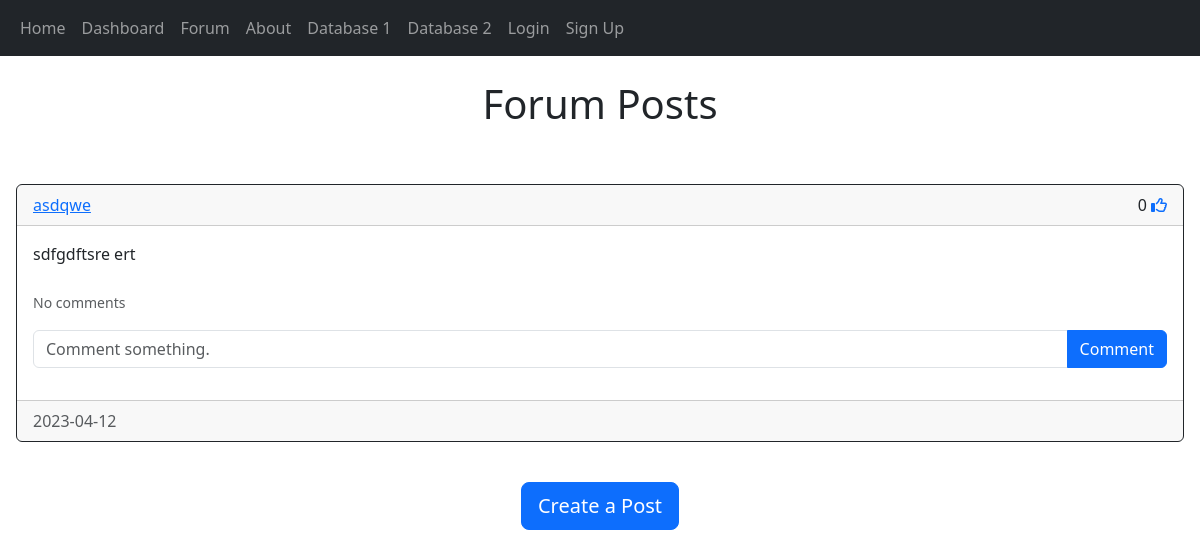
/forum, run on an earlier commit of the app's database.
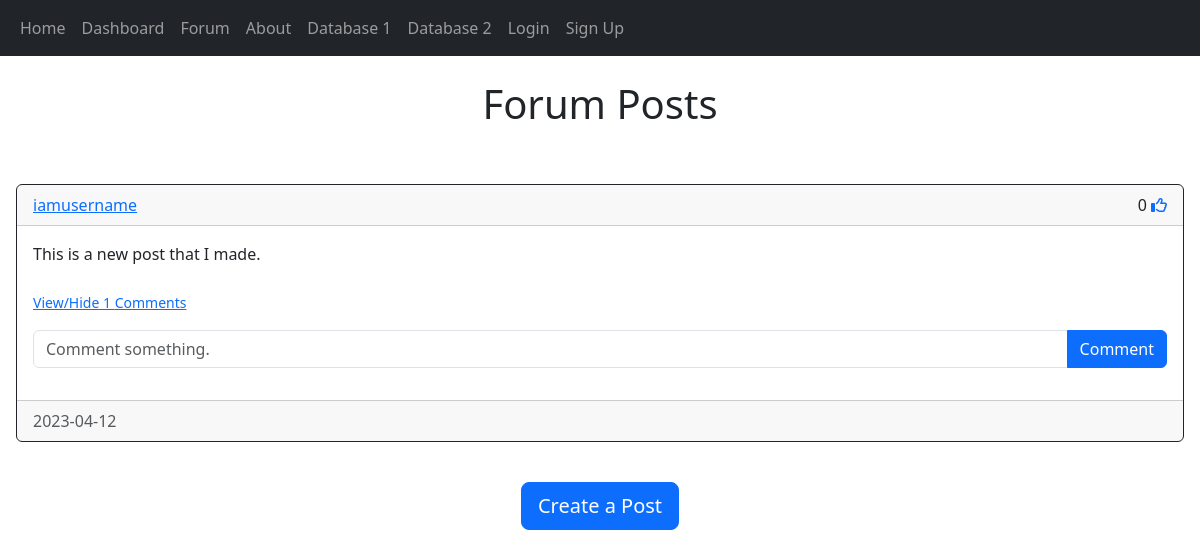
And on a later commit of the database.
### crayfish_analysis_app/models.py (models this page shows, shortened)
class Post(db.Model):
    __tablename__ = "post"
    id = db.Column(db.Integer, primary_key=True)
    date_created = db.Column(db.Date, nullable=True, default=datetime.utcnow)
    text = db.Column(db.Text, nullable=False)
    author = db.Column(db.Integer, db.ForeignKey('user.id', ondelete='CASCADE'), nullable=False)
    comments = db.relationship('Comment', backref='post', passive_deletes=True)
    likes = db.relationship('Like', backref='Post', passive_deletes=True)

class User(db.Model, UserMixin):
    __tablename__ = "user"
    id = db.Column(db.Integer, primary_key=True)
    date_created = db.Column(db.Date, nullable=True, default=datetime.utcnow)
    username = db.Column(db.String(150), unique=True, nullable=False)
    email = db.Column(db.String(150), unique=True, nullable=False)
    password = db.Column(db.String(150), nullable=False)
    posts = db.relationship('Post', backref='user', passive_deletes=True)
    comments = db.relationship('Comment', backref='user', passive_deletes=True)
    likes = db.relationship('Like', backref='user', passive_deletes=True)

### crayfish_analysis_app/views.py (the view)
@main_bp.route("/forum")
def forum():
    posts = Post.query.all()
    return render_template('forum.html', user=current_user, posts=posts)

### crayfish_analysis_app/templates/forum.html (shortened to what this page needs)
{% extends "posts_div.html" %}
{% block header1 %}Forum Posts{% endblock %}

### crayfish_analysis_app/templates/posts_div.html (shortened to what this page needs)
{% extends "base.html" %}
{% block content%}
<br />
<h1 style="text-align: center">{% block header1 %}{% endblock %}</h1>
<br />
<div class="card border-0">
    <div class="card-body">
      <div>
        <div id="posts">
            {% for post in posts %}
            <div class="card border-dark">
                <div class="card-header d-flex justify-content-between align-items-center">
                    <a href="/posts/{{post.user.username}}">{{post.user.username}}</a>
                    <div>
                        {{post.likes|length}}
                        {% if user.id in post.likes|map(attribute="author")|list %}
                        <a href="/like-post/{{post.id}}"><i class="fas fa-thumbs-up"></i></a>
                        {% else %}
                        <a href="/like-post/{{post.id}}"><i class="far fa-thumbs-up"></i></a>
                        {% endif %}
                    </div>
                </div>
                <div class="card-body">
                    <div class="card-text">{{post.text}}</div>
                    <br />
                    <p class="card-text">
                        {% if post.comments|length > 0 %}
                        <a data-bs-toggle="collapse" href="#comments-{{post.id}}" role="button">
                            <small>View/Hide {{post.comments|length}} Comments</small>
                        </a>
                        {% else %}
                        <small class="text-muted">No comments</small>
                        {% endif %}
                    </p>
                    <form class="input-group mb-3" method="POST" action="/create-comment/{{post.id}}">
                        <input type="text" id="text" name="text" class="form-control" placeholder="Comment something."/>
                        <button type="submit" class="btn btn-primary">Comment</button>
                    </form>
                </div>
                <div class="card-footer text-muted">{{post.date_created}}</div>
            </div>
            <br />
            {% endfor %}
        </div>
      </div>
    </div>
  </div>
{% block footer %}
    <div style="text-align: center">
        <a href="/create-post">
            <button type="button" class="btn btn-primary btn-lg">
                Create a Post
            </button>
        </a>
    </div>
    <br />
{% endblock %}
{% endblock %}

### crayfish_analysis_app/templates/base.html (shortened to what this page needs)
<!DOCTYPE html>
<html lang="en">
<head>
    <link href="https://cdn.jsdelivr.net/npm/bootstrap@5.3.0-alpha2/dist/css/bootstrap.min.css" rel="stylesheet">
</head>
<body>
    <nav class="navbar navbar-expand-lg navbar-dark bg-dark">
        <div class="container-fluid">
        <div class="collapse navbar-collapse" id="navbar">
            <div class="navbar-nav">
            <a class="nav-item nav-link" href="/home">Home</a>
            <a class="nav-item nav-link" href="/dashboard">Dashboard</a>
            <a class="nav-item nav-link" href="/forum">Forum</a>
            <a class="nav-item nav-link" href="/about">About</a>
            <a class="nav-item nav-link" href="/crayfish1">Database 1</a>
            <a class="nav-item nav-link" href="/crayfish2">Database 2</a>
            {% if user.is_authenticated %}
              <a class="nav-item nav-link" href="/account-management">Account Management</a>
              <a class="nav-item nav-link" href="/logout">Logout</a>
              {% else %}
              <a class="nav-item nav-link" href="/login">Login</a>
              <a class="nav-item nav-link" href="/signup">Sign Up</a>
              {% endif %}
            </div>
          </div>
        </div>
    </nav>
    <div class="containter">{% block content%}{% endblock %}</div>
</body>
</html>

What changed in the data, as far as the page shows it:
removed Post: user.username "asdqwe", likes|length "0", text "sdfgdftsre ert", shows "No comments", date_created "2023-04-12"
added Post: user.username "iamusername", likes|length "0", text "This is a new post that I made.", comments|length "1", date_created "2023-04-12"
